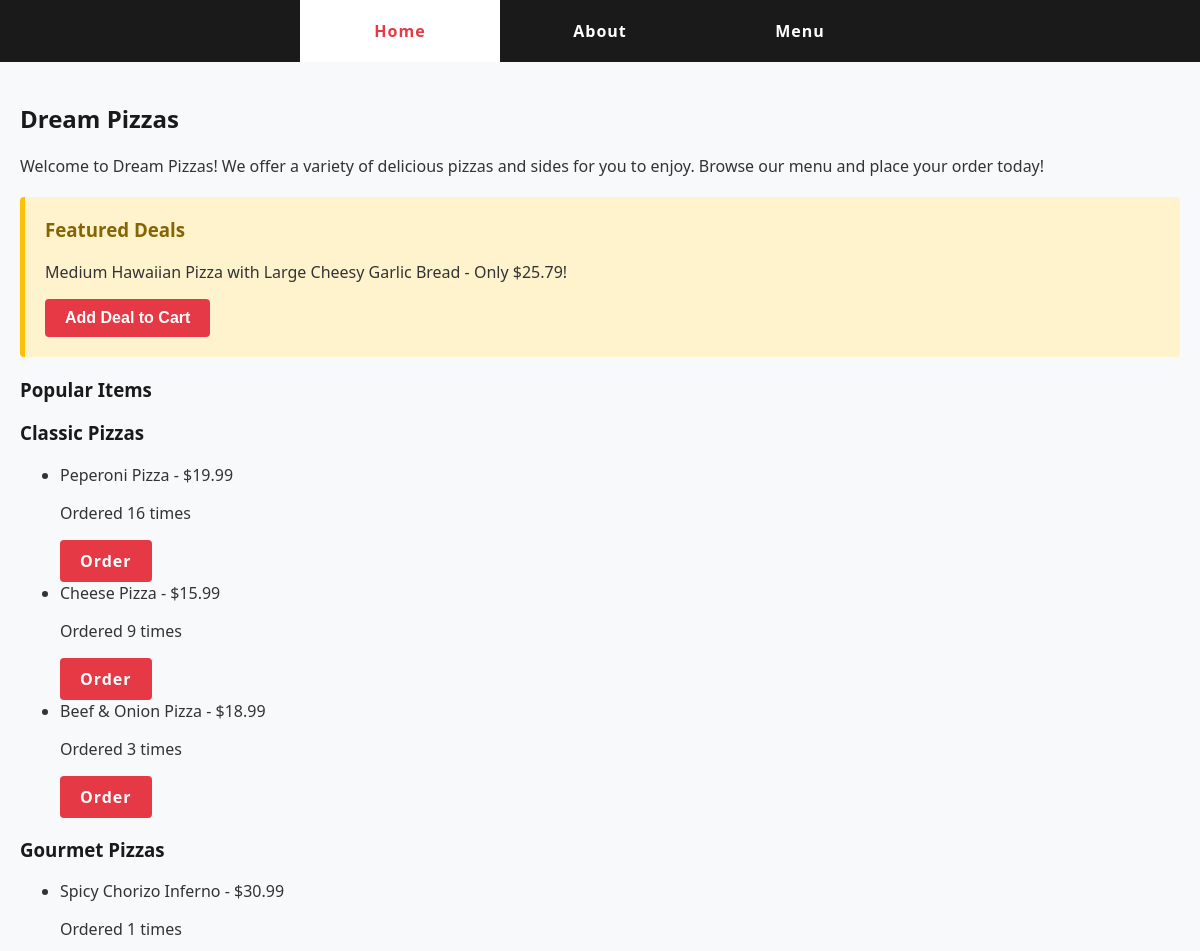
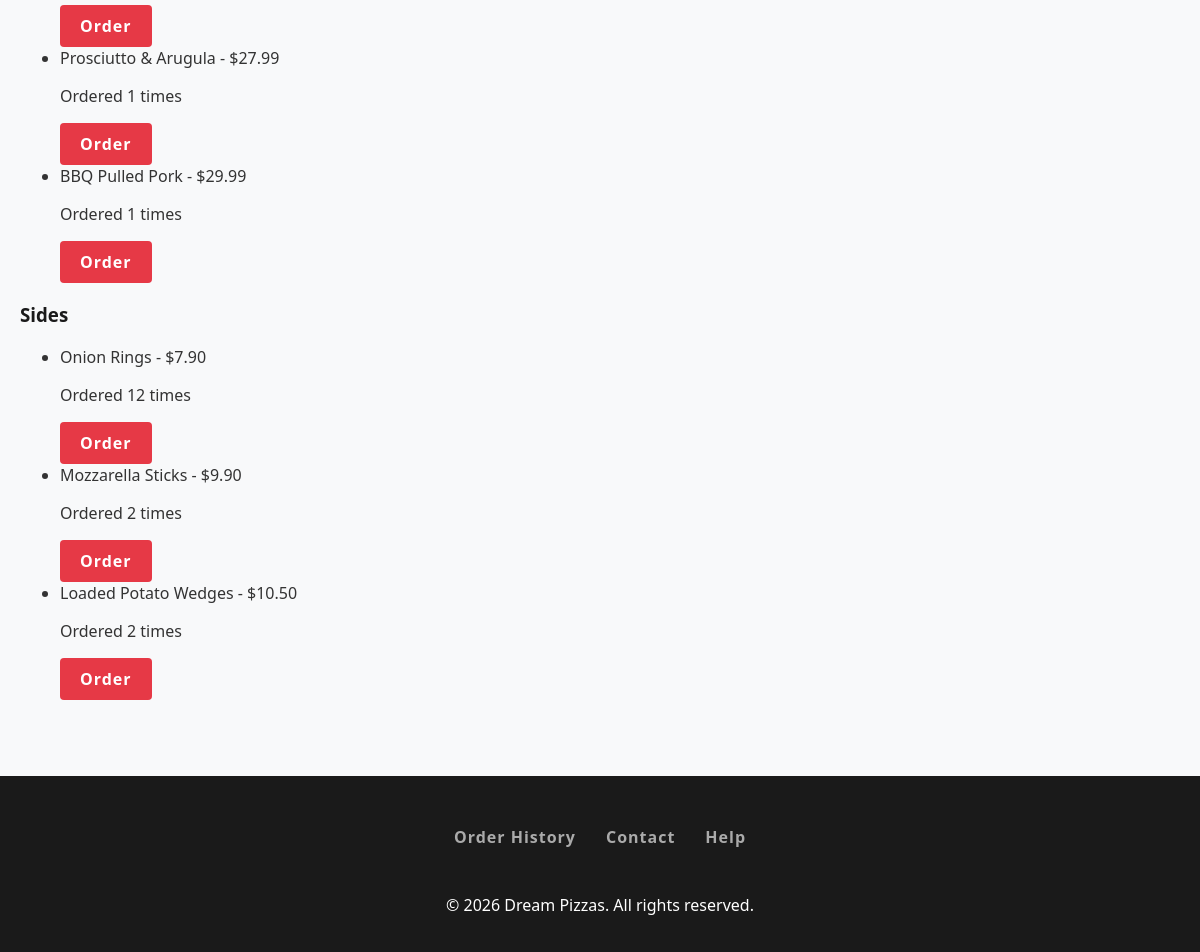
The page / on the database its author committed (2 pictures, top to bottom).
### tables this page shows
CREATE TABLE order_items (
            id INTEGER PRIMARY KEY AUTOINCREMENT,
            order_id INTEGER,
            item_name TEXT,
            size TEXT,
            quantity INTEGER,
            FOREIGN KEY(order_id) REFERENCES orders(id)
        );

### app.py (the view)
@app.route('/')
def index():
    cart = session.get('cart', [])
    current_deal = get_or_create_deal()
    popular_pizzas, popular_gourmet_pizzas, popular_sides = get_popular_items()
    return render_template('index.html',
        active_page='index',
        feature_deal=current_deal["pizza"],
        feature_deal_price=current_deal["price"],
        feature_pizza_size=current_deal["pizza_size"],
        feature_side_size=current_deal["side_size"],
        feature_deal_side=current_deal["side"],
        expires_at=current_deal["expires_at"],
        cart=cart,
        popular_pizzas=popular_pizzas,
        popular_gourmet_pizzas=popular_gourmet_pizzas,
        popular_sides=popular_sides)

### app.py (called while the page is built, shortened)
def load_data():
    try:
        with open('data/classic_pizzas.json') as f:
            classic_pizzas = json.load(f)
        with open('data/gourmet_pizzas.json') as f:
            gourmet_pizzas = json.load(f)
        with open('data/sides.json') as f:
            sides = json.load(f)
        return classic_pizzas, gourmet_pizzas, sides
    except (FileNotFoundError, json.JSONDecodeError) as e:
        print(f"Error loading data: {e}")
        return {}, {}, {}

def get_or_create_deal():
    global active_deal
    current_time = int(time.time())
    return active_deal

### templates/index.html (shortened to what this page needs)
{% extends "template.html" %}
{% block content %}
    <h2>Dream Pizzas</h2>
    <p>Welcome to Dream Pizzas! We offer a variety of delicious pizzas and sides for you to enjoy. Browse our menu and place your order today!</p>
    <div class="featured-deal">
        <h3>Featured Deals</h3>
        <p>{{ feature_pizza_size }} {{ feature_deal }} with {{ feature_side_size }} {{ feature_deal_side }} - Only ${{ "%.2f"|format(feature_deal_price) }}!</p>
        <form action="{{ url_for('add_featured_deal') }}" method="POST" style="display: inline;">
            <button type="submit" class="home-order-btn">Add Deal to Cart</button>
        </form>
    </div>
    <h3>Popular Items</h3>
        <h3>Classic Pizzas</h3>
        <ul>
        {% for item in popular_pizzas %}
            <li>{{ item.name }} - ${{ "%.2f"|format(item.price) }}</li>
            <p>Ordered {{ item.total_ordered }} times</p>
            <a href="{{ url_for('menu', item=item.name) }}" class="home-order-btn">Order</a>
        {% endfor %}
        </ul>
        <h3>Gourmet Pizzas</h3>
        <ul>
        {% for item in popular_gourmet_pizzas %}
            <li>{{ item.name }} - ${{ "%.2f"|format(item.price) }}</li>
            <p>Ordered {{ item.total_ordered }} times</p>
            <a href="{{ url_for('menu', item=item.name) }}" class="home-order-btn">Order</a>
        {% endfor %}
        </ul>
        <h3>Sides</h3>
        <ul>
        {% for item in popular_sides %}
            <li>{{ item.name }} - ${{ "%.2f"|format(item.price) }}</li>
            <p>Ordered {{ item.total_ordered }} times</p>
            <a href="{{ url_for('menu', item=item.name) }}" class="home-order-btn">Order</a>
        {% endfor %}
        </ul>
{% endblock %}

### templates/template.html (shortened to what this page needs)
<!DOCTYPE html>
<html lang="en">
<head>
    <link rel="stylesheet" href="{{ url_for('static', filename='css/style.css') }}">
</head>
<body>
    <header>
        <nav class="main-links">
            <ul>
                <li><a href="{{ url_for('index') }}"
                    class="{{ 'active' if active_page == 'index' else '' }}">
                    Home</a></li>
                <li><a href="{{ url_for('about') }}"
                    class="{{ 'active' if active_page == 'about' else '' }}">
                    About</a></li>
                <li><a href="{{ url_for('menu') }}"
                    class="{{ 'active' if active_page == 'menu' else '' }}">
                    Menu</a></li>
            </ul>
        </nav>
    </header>
    <main>
        {% block content %}{% endblock %}
    </main>
    <footer>
        <nav class="secondary-links">
            <ul>
                <li><a href="{{ url_for('order_history') }}">Order History</a></li>
                <li><a href="{{ url_for('contact') }}">Contact</a></li>
                <li><a href="{{ url_for('help') }}">Help</a></li>
            </ul>
        </nav>
         <p>&copy; 2026  Dream Pizzas. All rights reserved.</p>
    </footer>
</body>
</html>

### static/css/style.css (style rules this page uses)
html, body { margin: 0; padding: 0; font-family: 'Segoe UI', Tahoma, Geneva, Verdana, sans-serif; height: 100%; background-color: #f8f9fa; color: #333; }
h1, h2, h3 { color: #1A1A1A; }
.main-links { background-color: #1A1A1A; display: flex; box-sizing: border-box; align-items: center; justify-content: center; }
.main-links ul { display: flex; align-content: center; justify-content: center; margin: 0; padding: 0; height: 100%; width: 100%; max-width: 600px; list-style: none; }
.main-links ul li { display: flex; flex: 1; align-items: center; justify-content: center; }
ul a { color: white; text-decoration: none; height: 100%; display: block; text-align: center; box-sizing: border-box; white-space: nowrap; flex: 1; padding: 20px 0; font-weight: bold; letter-spacing: 1px; }
.main-links ul a:hover, .main-links ul a.active { background-color: white; color: #E63946; transition: 0.3s ease; }
main { padding: 20px; max-width: 1200px; margin: 0 auto; }
button, .home-order-btn { background-color: #E63946; color: white; border: none; padding: 10px 20px; cursor: pointer; border-radius: 4px; font-weight: bold; font-size: 1em; text-decoration: none; display: inline-block; transition: background-color 0.2s; }
.featured-deal { background-color: #fff3cd; border-left: 5px solid #ffc107; padding: 20px; margin: 20px 0; border-radius: 4px; }
.featured-deal h3 { margin-top: 0; color: #856404; }
footer { background-color: #1A1A1A; color: white; text-align: center; padding: 20px 0; margin-top: 40px; }
.secondary-links ul { display: flex; justify-content: center; gap: 30px; margin: 0; padding: 10px 0; list-style: none; }
.secondary-links a { color: #aaa; text-decoration: none; transition: color 0.2s; }

### rows shown on the page
order_items: item_name "Hawaiian Pizza"
order_items: item_name "Cheesy Garlic Bread"
order_items: name "Beef & Onion Pizza", price "18.99", total_ordered "3"
order_items: name "Spicy Chorizo Inferno", price "30.99", total_ordered "1"
order_items: name "Prosciutto & Arugula", price "27.99", total_ordered "1"
order_items: name "BBQ Pulled Pork", price "29.99", total_ordered "1"

### other values the page prints
{{ feature_pizza_size }} "Medium"
{{ feature_side_size }} "Large"
{{ "%.2f"|format(feature_deal_price) }} "25.79"
{{ item.name }} "Peperoni Pizza" "Cheese Pizza"
{{ "%.2f"|format(item.price) }} "19.99" "15.99"
{{ item.total_ordered }} "16" "9"
{{ item.name }} "Onion Rings" "Mozzarella Sticks" "Loaded Potato Wedges"
{{ "%.2f"|format(item.price) }} "7.90" "9.90" "10.50"
{{ item.total_ordered }} "12" "2" "2"
